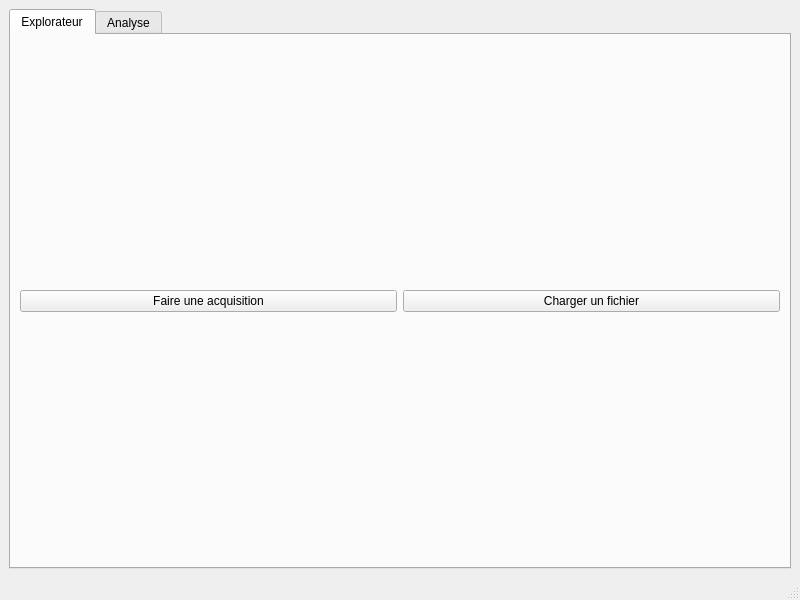
<?xml version="1.0" encoding="UTF-8"?>
<ui version="4.0">
 <class>MainWindow</class>
 <widget class="QMainWindow" name="MainWindow">
  <property name="geometry">
   <rect>
    <x>0</x>
    <y>0</y>
    <width>800</width>
    <height>600</height>
   </rect>
  </property>
  <property name="windowTitle">
   <string>Python + Wii Balance Board</string>
  </property>
  <widget class="QWidget" name="centralwidget">
   <layout class="QVBoxLayout" name="verticalLayout_2">
    <item>
     <layout class="QHBoxLayout" name="horizontalLayout">
      <item>
       <widget class="QTabWidget" name="tabWidget">
        <property name="currentIndex">
         <number>0</number>
        </property>
        <widget class="QWidget" name="tab">
         <attribute name="title">
          <string>Explorateur</string>
         </attribute>
         <layout class="QVBoxLayout" name="verticalLayout">
          <item>
           <layout class="QHBoxLayout" name="horizontalLayout_6">
            <item>
             <widget class="QPushButton" name="pushButton">
              <property name="text">
               <string>Faire une acquisition</string>
              </property>
             </widget>
            </item>
            <item>
             <widget class="QPushButton" name="pushButton_4">
              <property name="text">
               <string>Charger un fichier</string>
              </property>
             </widget>
            </item>
           </layout>
          </item>
         </layout>
        </widget>
        <widget class="QWidget" name="tab_2">
         <attribute name="title">
          <string>Analyse</string>
         </attribute>
         <layout class="QVBoxLayout" name="verticalLayout_3">
          <item>
           <layout class="QHBoxLayout" name="horizontalLayout_2"/>
          </item>
         </layout>
        </widget>
       </widget>
      </item>
     </layout>
    </item>
   </layout>
  </widget>
  <widget class="QMenuBar" name="menubar">
   <property name="geometry">
    <rect>
     <x>0</x>
     <y>0</y>
     <width>800</width>
     <height>23</height>
    </rect>
   </property>
  </widget>
  <widget class="QStatusBar" name="statusbar"/>
 </widget>
 <resources/>
 <connections/>
</ui>
